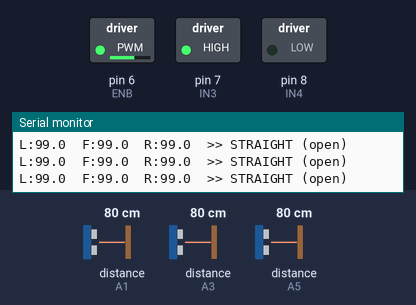
Bench run of a sketch on a simulated Arduino Uno, built with avr-gcc and run on an emulated ATmega328P. Parts: switched loads named in the sketch (green lamp = pin HIGH), the last lines printed to the serial monitor. Wiring (inferred from the names in the program): 3 × ultrasonic range finder: trigger A0, echo A1 / trigger A2, echo A3 / trigger A4, echo A5. Dashed ring = blinking. The inputs (shaded band) are chosen by the test bench; at power-on: distance to the obstacle (sensors on A1, A3, A5) 80 cm. The echo pulse lasts 58.3 µs per cm; pins used as bus, display or sensor lines are not drawn.

Above: at 2.0 s.
2.1 s: distance to the obstacle (sensor on A1) set to 2 cm
At 2.68 s:
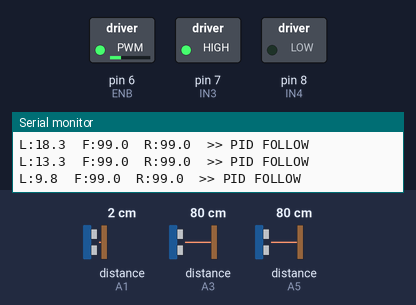
5.1 s: distance to the obstacle (sensor on A3) set to 25 cm
7.4 s: distance to the obstacle (sensor on A3) set to 20 cm
At 7.98 s:
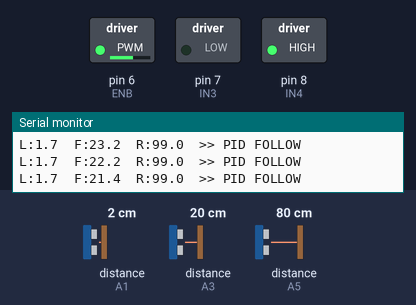
10.4 s: distance to the obstacle (sensor on A1) set to 37 cm
13.4 s: distance to the obstacle (sensor on A1) set to 40 cm
16.4 s: distance to the obstacle (sensor on A1) set to 4 cm
At 16.99 s:
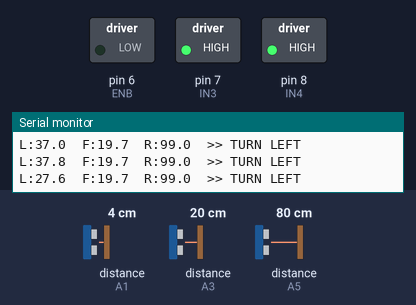
Timing chart, 0 to 20.4 s (numbered marks = the images above; inputs shaded):
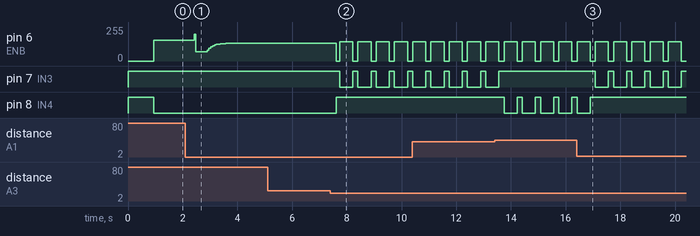

The sketch:

maze_solver.ino
```cpp
// =============================================================================
//  AUTONOMOUS MAZE SOLVER — LEFT-HAND RULE + PID WALL FOLLOWING
//  Target Hardware : Arduino Uno + L298N + 3× HC-SR04 (V-mount, ±25°)
//  Maze Cell       : 40 × 40 cm  |  Robot: ~17 cm wide, ~26 cm long
// =============================================================================

// ---------------------------------------------------------------------------
// PIN ASSIGNMENTS
// ---------------------------------------------------------------------------
// -- Left Motor --
#define ENA  5   // PWM speed
#define IN1  4   // direction 1
#define IN2  3   // direction 2

// -- Right Motor --
#define ENB  6   // PWM speed
#define IN3  7   // direction 1
#define IN4  8   // direction 2

// -- Ultrasonic Sensors --
#define LEFT_TRIG   A0
#define LEFT_ECHO   A1
#define FRONT_TRIG  A2
#define FRONT_ECHO  A3
#define RIGHT_TRIG  A4
#define RIGHT_ECHO  A5

// ---------------------------------------------------------------------------
// NAVIGATION THRESHOLDS  (all values in centimetres)
// ---------------------------------------------------------------------------
#define WALL_AHEAD_CM        22.0f   // front blocked → trigger turn logic
#define EMERGENCY_BACKUP_CM   8.0f   // front critical → reverse immediately
#define OPEN_SIDE_CM         30.0f   // side "open" → can turn that way
#define PID_TARGET_CM        15.0f   // desired distance from left wall

// ---------------------------------------------------------------------------
// MOTOR PARAMETERS
// ---------------------------------------------------------------------------
#define BASE_SPEED      145   // straight-line PWM  (0–255)
#define MOTOR_BIAS       10   // right motor trim to go straight
#define MIN_MOTOR_PWM    70   // anti-stall floor
#define MAX_MOTOR_PWM   255   // ceiling

// ---------------------------------------------------------------------------
// PID GAINS
// ---------------------------------------------------------------------------
#define KP  1.6f
#define KI  0.003f
#define KD  4.2f
#define PID_DEADBAND  1.5f   // ±cm — no correction inside this band

// ---------------------------------------------------------------------------
// EMA (EXPONENTIAL MOVING AVERAGE) FILTER
// ---------------------------------------------------------------------------
#define EMA_ALPHA  0.30f     // 0 = very smooth / slow, 1 = raw / fast

// ---------------------------------------------------------------------------
// TIMING CONSTANTS
// ---------------------------------------------------------------------------
#define SENSOR_STAGGER_MS    20     // min gap between sensor pulses (crosstalk)
#define US_TIMEOUT_US      3000     // ~51 cm max range (2 × 51 cm / 34300 cm·s⁻¹)
#define LOOP_TIMEOUT_MS    2500     // failsafe for any while() loop
#define BRAKE_DURATION_MS    60     // how long to hold brake before a turn
#define BACKUP_DURATION_MS  300     // reverse duration for emergency backup

// ---------------------------------------------------------------------------
// TURN TIMING  (coarse open-loop — tune on your surface)
// ---------------------------------------------------------------------------
#define TURN_90_MS   480    // ms to spin ~90° in place
#define TURN_180_MS  960    // ms to spin ~180° in place

// =============================================================================
//  STATE & GLOBALS
// =============================================================================

// EMA-smoothed sensor readings
float distLeft  = 40.0f;
float distFront = 40.0f;
float distRight = 40.0f;

// PID internals
float pidIntegral    = 0.0f;
float pidLastError   = 0.0f;
unsigned long pidLastTime = 0;

// Action label for Serial debug
char currentAction[24] = "INIT";

// =============================================================================
//  SETUP
// =============================================================================
void setup() {
  Serial.begin(115200);

  // Motor driver pins
  pinMode(ENA, OUTPUT);  pinMode(IN1, OUTPUT);  pinMode(IN2, OUTPUT);
  pinMode(ENB, OUTPUT);  pinMode(IN3, OUTPUT);  pinMode(IN4, OUTPUT);

  // Ultrasonic pins
  pinMode(LEFT_TRIG,  OUTPUT);  pinMode(LEFT_ECHO,  INPUT);
  pinMode(FRONT_TRIG, OUTPUT);  pinMode(FRONT_ECHO, INPUT);
  pinMode(RIGHT_TRIG, OUTPUT);  pinMode(RIGHT_ECHO, INPUT);

  motorBrake();   // safe start

  // Warm-up: prime EMA with a few real readings
  for (uint8_t i = 0; i < 8; i++) {
    readAllSensors();
    delay(40);
  }

  pidLastTime = millis();
  Serial.println(F("=== MAZE SOLVER READY ==="));
}

// =============================================================================
//  MAIN LOOP
// =============================================================================
void loop() {
  readAllSensors();
  printDebug();
  navigate();
}

// =============================================================================
//  SENSOR LAYER
// =============================================================================

// ---------------------------------------------------------------------------
// Single HC-SR04 pulse — returns distance in cm, or 99.0 on timeout
// ---------------------------------------------------------------------------
float pingCm(uint8_t trigPin, uint8_t echoPin) {
  // Ensure trigger is LOW before pulse
  digitalWrite(trigPin, LOW);
  delayMicroseconds(2);
  digitalWrite(trigPin, HIGH);
  delayMicroseconds(10);
  digitalWrite(trigPin, LOW);

  unsigned long duration = pulseIn(echoPin, HIGH, US_TIMEOUT_US);
  if (duration == 0) return 99.0f;   // timeout → treat as open / far

  return (float)duration * 0.01716f; // cm  (÷ 2, × 0.0343 cm/µs)
}

// ---------------------------------------------------------------------------
// Read all three sensors with staggered firing (crosstalk prevention)
// Update EMA-smoothed globals
// ---------------------------------------------------------------------------
void readAllSensors() {
  float rawLeft  = pingCm(LEFT_TRIG,  LEFT_ECHO);
  delay(SENSOR_STAGGER_MS);
  float rawFront = pingCm(FRONT_TRIG, FRONT_ECHO);
  delay(SENSOR_STAGGER_MS);
  float rawRight = pingCm(RIGHT_TRIG, RIGHT_ECHO);
  delay(SENSOR_STAGGER_MS);

  // Apply EMA: new = alpha × raw + (1−alpha) × previous
  distLeft  = EMA_ALPHA * rawLeft  + (1.0f - EMA_ALPHA) * distLeft;
  distFront = EMA_ALPHA * rawFront + (1.0f - EMA_ALPHA) * distFront;
  distRight = EMA_ALPHA * rawRight + (1.0f - EMA_ALPHA) * distRight;
}

// =============================================================================
//  NAVIGATION LOGIC  (strict priority order)
// =============================================================================
void navigate() {

  // --- PRIORITY 1: Emergency backup ---
  if (distFront <= EMERGENCY_BACKUP_CM) {
    strcpy(currentAction, "EMERGENCY BACKUP");
    emergencyBackup();
    return;
  }

  // --- PRIORITY 2: Wall ahead ---
  if (distFront < WALL_AHEAD_CM) {
    strcpy(currentAction, "WALL AHEAD");
    motorBrake();
    delay(BRAKE_DURATION_MS);

    if (distLeft > OPEN_SIDE_CM) {
      strcpy(currentAction, "TURN LEFT");
      turnLeft90();
    } else if (distRight > OPEN_SIDE_CM) {
      strcpy(currentAction, "TURN RIGHT");
      turnRight90();
    } else {
      strcpy(currentAction, "U-TURN");
      smartUTurn();
    }
    return;
  }

  // --- PRIORITY 3: Both sides open → go straight, no PID ---
  if (distLeft > OPEN_SIDE_CM && distRight > OPEN_SIDE_CM) {
    strcpy(currentAction, "STRAIGHT (open)");
    motorForward(BASE_SPEED, BASE_SPEED + MOTOR_BIAS);
    return;
  }

  // --- PRIORITY 4: PID wall-follow on left wall ---
  strcpy(currentAction, "PID FOLLOW");
  pidWallFollow();
}

// =============================================================================
//  PID WALL FOLLOWING
// =============================================================================
void pidWallFollow() {
  float error = distLeft - PID_TARGET_CM;  // positive → too far, negative → too close

  // Deadband: ignore tiny errors to prevent jitter
  if (error > -PID_DEADBAND && error < PID_DEADBAND) {
    error = 0.0f;
  }

  unsigned long now = millis();
  float dt = (float)(now - pidLastTime) / 1000.0f;
  if (dt <= 0.0f) dt = 0.001f;
  pidLastTime = now;

  pidIntegral  += error * dt;
  float derivative = (error - pidLastError) / dt;
  pidLastError  = error;

  float correction = KP * error + KI * pidIntegral + KD * derivative;

  // Positive correction → robot too far from left → steer left (reduce right motor)
  int leftPWM  = (int)(BASE_SPEED - correction);
  int rightPWM = (int)(BASE_SPEED + correction + MOTOR_BIAS);

  leftPWM  = constrain(leftPWM,  MIN_MOTOR_PWM, MAX_MOTOR_PWM);
  rightPWM = constrain(rightPWM, MIN_MOTOR_PWM, MAX_MOTOR_PWM);

  motorForward(leftPWM, rightPWM);
}

// =============================================================================
//  TURN PRIMITIVES
// =============================================================================

// ---------------------------------------------------------------------------
// Instant brake — kills momentum before a turn
// ---------------------------------------------------------------------------
void motorBrake() {
  // Short active brake: both sides forward simultaneously (H-bridge brake mode)
  digitalWrite(IN1, HIGH); digitalWrite(IN2, HIGH);
  digitalWrite(IN3, HIGH); digitalWrite(IN4, HIGH);
  analogWrite(ENA, 0);
  analogWrite(ENB, 0);
}

// ---------------------------------------------------------------------------
// Forward with individual PWM for each motor
// ---------------------------------------------------------------------------
void motorForward(int leftPWM, int rightPWM) {
  // Left motor forward
  digitalWrite(IN1, HIGH); digitalWrite(IN2, LOW);
  analogWrite(ENA, leftPWM);

  // Right motor forward
  digitalWrite(IN3, HIGH); digitalWrite(IN4, LOW);
  analogWrite(ENB, rightPWM);
}

// ---------------------------------------------------------------------------
// Reverse both motors
// ---------------------------------------------------------------------------
void motorReverse(int leftPWM, int rightPWM) {
  digitalWrite(IN1, LOW); digitalWrite(IN2, HIGH);
  analogWrite(ENA, leftPWM);

  digitalWrite(IN3, LOW); digitalWrite(IN4, HIGH);
  analogWrite(ENB, rightPWM);
}

// ---------------------------------------------------------------------------
// Spin left in place (left back, right forward)
// ---------------------------------------------------------------------------
void spinLeft(int pwm) {
  digitalWrite(IN1, LOW);  digitalWrite(IN2, HIGH);
  analogWrite(ENA, pwm);

  digitalWrite(IN3, HIGH); digitalWrite(IN4, LOW);
  analogWrite(ENB, pwm);
}

// ---------------------------------------------------------------------------
// Spin right in place (left forward, right back)
// ---------------------------------------------------------------------------
void spinRight(int pwm) {
  digitalWrite(IN1, HIGH); digitalWrite(IN2, LOW);
  analogWrite(ENA, pwm);

  digitalWrite(IN3, LOW);  digitalWrite(IN4, HIGH);
  analogWrite(ENB, pwm);
}

// ---------------------------------------------------------------------------
// 90° left pivot with failsafe timeout
// ---------------------------------------------------------------------------
void turnLeft90() {
  motorBrake();
  delay(BRAKE_DURATION_MS);
  pidIntegral  = 0.0f;  // reset PID state after a turn
  pidLastError = 0.0f;

  unsigned long start = millis();
  spinLeft(BASE_SPEED);
  while (millis() - start < TURN_90_MS) { /* timed spin */ }
  motorBrake();
}

// ---------------------------------------------------------------------------
// 90° right pivot with failsafe timeout
// ---------------------------------------------------------------------------
void turnRight90() {
  motorBrake();
  delay(BRAKE_DURATION_MS);
  pidIntegral  = 0.0f;
  pidLastError = 0.0f;

  unsigned long start = millis();
  spinRight(BASE_SPEED);
  while (millis() - start < TURN_90_MS) { /* timed spin */ }
  motorBrake();
}

// ---------------------------------------------------------------------------
// Smart U-turn: spin until front sensor clears WALL_AHEAD_CM
// Falls back to fixed time if sensor never clears (failsafe)
// ---------------------------------------------------------------------------
void smartUTurn() {
  motorBrake();
  delay(BRAKE_DURATION_MS);
  pidIntegral  = 0.0f;
  pidLastError = 0.0f;

  unsigned long start = millis();
  spinRight(BASE_SPEED);   // default: U-turn to the right

  while (millis() - start < LOOP_TIMEOUT_MS) {
    // Sample front sensor mid-turn (no EMA — raw speed matters here)
    float rawFront = pingCm(FRONT_TRIG, FRONT_ECHO);
    if (rawFront >= WALL_AHEAD_CM) break;   // facing clear direction
    delay(10);
  }

  motorBrake();
  // Refresh EMA after a long spin so stale values don't mislead PID
  for (uint8_t i = 0; i < 4; i++) {
    readAllSensors();
  }
}

// ---------------------------------------------------------------------------
// Emergency backup: reverse then reassess
// ---------------------------------------------------------------------------
void emergencyBackup() {
  pidIntegral  = 0.0f;
  pidLastError = 0.0f;

  unsigned long start = millis();
  motorReverse(BASE_SPEED, BASE_SPEED + MOTOR_BIAS);

  while (millis() - start < BACKUP_DURATION_MS) {
    // Back up for fixed time — front is too close to read reliably
  }

  motorBrake();
  delay(BRAKE_DURATION_MS);
  // Re-read sensors after reversing
  readAllSensors();
}

// =============================================================================
//  SERIAL DEBUG OUTPUT
// =============================================================================
void printDebug() {
  Serial.print(F("L:"));    Serial.print(distLeft,  1);
  Serial.print(F("  F:"));  Serial.print(distFront, 1);
  Serial.print(F("  R:"));  Serial.print(distRight, 1);
  Serial.print(F("  >> ")); Serial.println(currentAction);
}

// =============================================================================
//  END OF FILE
// =============================================================================
```

Exp1-2sw-4blk.cpp
```cpp
int ledA[] = {2,3,4,5};   // LED 1–4
int ledB[] = {6,7,8,9};   // LED 5–8

int sw1 = 10;             // Power switch

void setup() {
  for(int i=0; i<4; i++) {
    pinMode(ledA[i], OUTPUT);
    pinMode(ledB[i], OUTPUT);
  }
  pinMode(sw1, INPUT);
}

void loop() {
  int s1 = digitalRead(sw1);

  if(s1 == HIGH) {   // Power ON
    // Blink group A
    for(int i=0; i<4; i++) digitalWrite(ledA[i], HIGH);
    for(int i=0; i<4; i++) digitalWrite(ledB[i], LOW);
    delay(500);

    // Blink group B
    for(int i=0; i<4; i++) digitalWrite(ledA[i], LOW);
    for(int i=0; i<4; i++) digitalWrite(ledB[i], HIGH);
    delay(500);
  }
  else {             // Power OFF → all LEDs ON
    for(int i=0; i<4; i++) {
      digitalWrite(ledA[i], HIGH);
      digitalWrite(ledB[i], HIGH);
    }
  }
}
```

Exp1-8blk.cpp
```cpp
int leds[] = {2,3,4,5,6,7,8,9};
int sw = 10;

void setup() {
  for(int i=0; i<8; i++) {
    pinMode(leds[i], OUTPUT);
  }
  pinMode(sw, INPUT);
}

void loop() {
  int state = digitalRead(sw);

  // a. All LEDs ON
  for(int i=0; i<8; i++) {
    digitalWrite(leds[i], HIGH);
  }

  // b & c when switch is ON
  if(state == HIGH) {

    // b. Blinking LEDs
    for(int i=0; i<8; i++)
      digitalWrite(leds[i], HIGH);
    delay(500);
    for(int i=0; i<8; i++)
      digitalWrite(leds[i], LOW);
    delay(500);

    // c. Alternate blinking LEDs
    for(int i=0; i<8; i+=2)
      digitalWrite(leds[i], HIGH);
    for(int i=1; i<8; i+=2)
      digitalWrite(leds[i], LOW);
    delay(500);

    for(int i=0; i<8; i+=2)
      digitalWrite(leds[i], LOW);
    for(int i=1; i<8; i+=2)
      digitalWrite(leds[i], HIGH);
    delay(500);
  }
}
```

Exp1-8sw.cpp
```cpp
int ledA[] = {2,3,4,5};   // LED 1–4
int ledB[] = {6,7,8,9};   // LED 5–8

int sw1 = 10;
int sw2 = 11;

void setup() {
  for(int i=0; i<4; i++) {
    pinMode(ledA[i], OUTPUT);
    pinMode(ledB[i], OUTPUT);
  }
  pinMode(sw1, INPUT);
  pinMode(sw2, INPUT);
}

void loop() {
  int s1 = digitalRead(sw1);
  int s2 = digitalRead(sw2);

  // Default OFF
  for(int i=0; i<4; i++) {
    digitalWrite(ledA[i], LOW);
    digitalWrite(ledB[i], LOW);
  }

  // Evaluation Table Logic
  if(s1==LOW && s2==LOW) {
    // 0 0 → 1 1
    for(int i=0; i<4; i++) {
      digitalWrite(ledA[i], HIGH);
      digitalWrite(ledB[i], HIGH);
    }
  }
  else if(s1==LOW && s2==HIGH) {
    // 0 1 → 1 0
    for(int i=0; i<4; i++)
      digitalWrite(ledA[i], HIGH);
  }
  else if(s1==HIGH && s2==LOW) {
    // 1 0 → 0 1
    for(int i=0; i<4; i++)
      digitalWrite(ledB[i], HIGH);
  }
  // 1 1 → 0 0 (do nothing, all OFF)
}
```

Exp1blk.cpp
```cpp
// C++ code
//
void setup()
{
  pinMode(LED_BUILTIN, OUTPUT);
}

void loop()
{
  digitalWrite(LED_BUILTIN, HIGH);
  delay(1000); // Wait for 1000 millisecond(s)
  digitalWrite(LED_BUILTIN, LOW);
  delay(1000); // Wait for 1000 millisecond(s)
}
```

Exp2LED1.cpp
```cpp
#include <LiquidCrystal.h>

int seconds = 0;

LiquidCrystal lcd_1(12, 11, 5, 4, 3, 2);

void setup()
{
  lcd_1.begin(16, 2); // Set up the number of columns and rows on the LCD.

  // Print a message to the LCD.
  lcd_1.print("hello world!");
}

void loop()
{
  // set the cursor to column 0, line 1
  // (note: line 1 is the second row, since counting
  // begins with 0):
  lcd_1.setCursor(0, 1);
  // print the number of seconds since reset:
  lcd_1.print(seconds);
  delay(1000); // Wait for 1000 millisecond(s)
  seconds += 1;
}
```

Exp2LED2.cpp
```cpp
#include <Wire.h>
#include <LiquidCrystal_I2C.h>

// Use the correct I2C address from your module (commonly 0x27 or 0x3F)
LiquidCrystal_I2C lcd(0x27, 16, 2);

int seconds = 0;

void setup() {
  // Initialize the LCD
  lcd.init();
  lcd.backlight();     // Turn on backlight

  // Print initial message
  lcd.setCursor(0, 0);
  lcd.print("hello world");
}

void loop() {
  // Set cursor to first column of second row
  lcd.setCursor(0, 1);

  // Print the seconds counter
  lcd.print(seconds);

  // Wait for 1 second
  delay(1000);

  // Increment seconds
  seconds++;
}
```

Source omitted: Act3ver2wi2c.cpp (6177 bytes), Exp3Act.cpp (1976 bytes), Exp3test.cpp (649 bytes)

Measured:
- the behaviour switches between 23 and 22 cm on distance to the obstacle (sensor on A3) (found by bisection; images 1 and 2)
- after the input at 7.4 s, pin 6 (ENB): alternates 145/255 for 0.48 s and 0/255 for 0.19 s, starting after 0.22 s; pin 7 (IN3): alternates HIGH for 0.19 s and LOW for 0.48 s, starting after 0.34 s; pin 8 (IN4): LOW → HIGH after 0.22 s
- after the input at 16.4 s, pin 7 (IN3): alternates HIGH for 0.19 s and LOW for 0.48 s, starting after 0.69 s; pin 8 (IN4): goes on until 16.9 s, then stays HIGH
